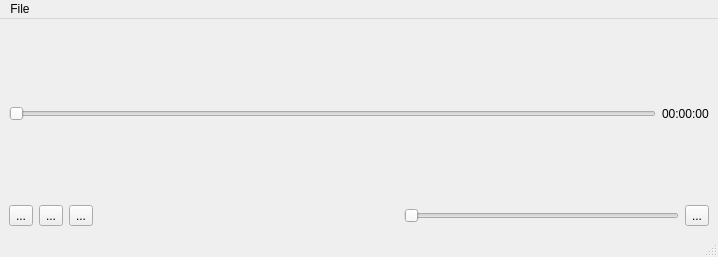
<?xml version="1.0" encoding="UTF-8"?>
<ui version="4.0">
 <class>MainWindow</class>
 <widget class="QMainWindow" name="MainWindow">
  <property name="geometry">
   <rect>
    <x>0</x>
    <y>0</y>
    <width>718</width>
    <height>257</height>
   </rect>
  </property>
  <property name="sizePolicy">
   <sizepolicy hsizetype="Fixed" vsizetype="Fixed">
    <horstretch>0</horstretch>
    <verstretch>0</verstretch>
   </sizepolicy>
  </property>
  <property name="windowTitle">
   <string>MainWindow</string>
  </property>
  <widget class="QWidget" name="centralwidget">
   <layout class="QHBoxLayout" name="horizontalLayout_5">
    <item>
     <layout class="QVBoxLayout" name="verticalLayout">
      <item>
       <layout class="QHBoxLayout" name="horizontalLayout_4">
        <item>
         <widget class="QSlider" name="HorizSliderVideo">
          <property name="orientation">
           <enum>Qt::Orientation::Horizontal</enum>
          </property>
         </widget>
        </item>
        <item>
         <widget class="QLabel" name="labelTimer">
          <property name="styleSheet">
           <string notr="true">font: 12pt &quot;Segoe UI&quot;;</string>
          </property>
          <property name="text">
           <string>00:00:00</string>
          </property>
         </widget>
        </item>
       </layout>
      </item>
      <item>
       <layout class="QHBoxLayout" name="horizontalLayout_3">
        <item>
         <layout class="QHBoxLayout" name="horizontalLayout">
          <item>
           <widget class="QToolButton" name="toolButtonPlay">
            <property name="sizePolicy">
             <sizepolicy hsizetype="Fixed" vsizetype="Fixed">
              <horstretch>100</horstretch>
              <verstretch>100</verstretch>
             </sizepolicy>
            </property>
            <property name="minimumSize">
             <size>
              <width>20</width>
              <height>20</height>
             </size>
            </property>
            <property name="baseSize">
             <size>
              <width>100</width>
              <height>100</height>
             </size>
            </property>
            <property name="text">
             <string>...</string>
            </property>
            <property name="icon">
             <iconset resource="resrc.qrc">
              <normaloff>:/Images/play.png</normaloff>:/Images/play.png</iconset>
            </property>
            <property name="iconSize">
             <size>
              <width>30</width>
              <height>30</height>
             </size>
            </property>
           </widget>
          </item>
          <item>
           <widget class="QToolButton" name="toolButtonPause">
            <property name="sizePolicy">
             <sizepolicy hsizetype="Fixed" vsizetype="Fixed">
              <horstretch>100</horstretch>
              <verstretch>100</verstretch>
             </sizepolicy>
            </property>
            <property name="baseSize">
             <size>
              <width>100</width>
              <height>100</height>
             </size>
            </property>
            <property name="text">
             <string>...</string>
            </property>
            <property name="icon">
             <iconset resource="resrc.qrc">
              <normaloff>:/Images/pause.png</normaloff>:/Images/pause.png</iconset>
            </property>
            <property name="iconSize">
             <size>
              <width>30</width>
              <height>30</height>
             </size>
            </property>
           </widget>
          </item>
          <item>
           <widget class="QToolButton" name="toolButtonStop">
            <property name="sizePolicy">
             <sizepolicy hsizetype="Fixed" vsizetype="Fixed">
              <horstretch>100</horstretch>
              <verstretch>100</verstretch>
             </sizepolicy>
            </property>
            <property name="baseSize">
             <size>
              <width>100</width>
              <height>100</height>
             </size>
            </property>
            <property name="text">
             <string>...</string>
            </property>
            <property name="icon">
             <iconset resource="resrc.qrc">
              <normaloff>:/Images/stop.png</normaloff>:/Images/stop.png</iconset>
            </property>
            <property name="iconSize">
             <size>
              <width>30</width>
              <height>30</height>
             </size>
            </property>
           </widget>
          </item>
         </layout>
        </item>
        <item>
         <spacer name="horizontalSpacer">
          <property name="orientation">
           <enum>Qt::Orientation::Horizontal</enum>
          </property>
          <property name="sizeHint" stdset="0">
           <size>
            <width>128</width>
            <height>17</height>
           </size>
          </property>
         </spacer>
        </item>
        <item>
         <layout class="QHBoxLayout" name="horizontalLayout_2">
          <item>
           <widget class="QSlider" name="HorizSliderVolume">
            <property name="orientation">
             <enum>Qt::Orientation::Horizontal</enum>
            </property>
           </widget>
          </item>
          <item>
           <widget class="QToolButton" name="toolButtonVolume">
            <property name="text">
             <string>...</string>
            </property>
            <property name="icon">
             <iconset resource="resrc.qrc">
              <normaloff>:/Images/volume.png</normaloff>:/Images/volume.png</iconset>
            </property>
            <property name="iconSize">
             <size>
              <width>30</width>
              <height>30</height>
             </size>
            </property>
           </widget>
          </item>
         </layout>
        </item>
       </layout>
      </item>
     </layout>
    </item>
   </layout>
  </widget>
  <widget class="QMenuBar" name="menubar">
   <property name="geometry">
    <rect>
     <x>0</x>
     <y>0</y>
     <width>718</width>
     <height>26</height>
    </rect>
   </property>
   <widget class="QMenu" name="menuFile">
    <property name="title">
     <string>File</string>
    </property>
    <addaction name="actionOpen"/>
   </widget>
   <addaction name="menuFile"/>
  </widget>
  <widget class="QStatusBar" name="statusbar"/>
  <action name="actionOpen">
   <property name="text">
    <string>Open</string>
   </property>
  </action>
 </widget>
 <resources>
  <include location="resrc.qrc"/>
 </resources>
 <connections/>
</ui>
